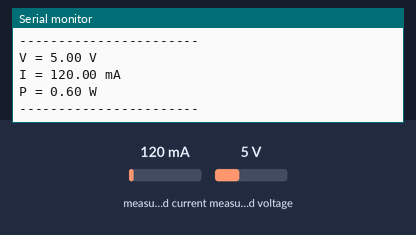
This sketch was run on a simulated Arduino Uno, built with avr-gcc and run on an emulated ATmega328P. Shown: the last lines printed to the serial monitor. Inputs (shaded band) come from the test bench; at power-on: measured current 120 mA, measured voltage 5 V.

Above: at 1.2 s.
1.3 s: measured current set to 40 mA
At 2.6 s:
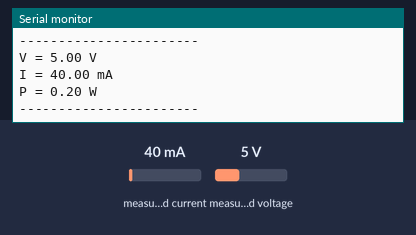
2.8 s: measured voltage set to 0.3 V
At 3.9 s:
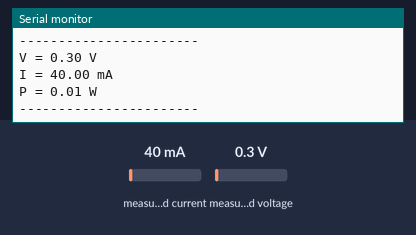
4.3 s: measured current set to 500 mA
At 5.9 s:
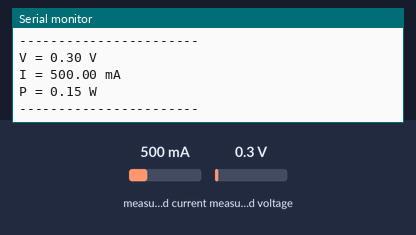
Timing chart, 0 to 7.4 s (numbered marks = the images above; inputs shaded):
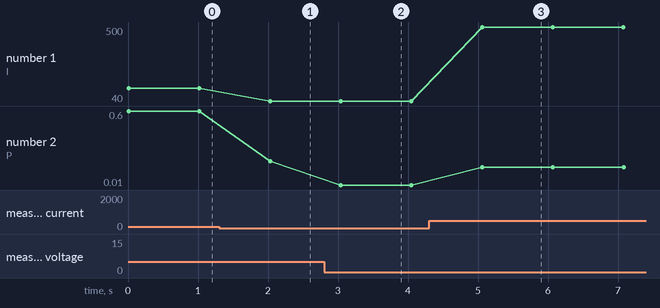

The sketch:

chargerfix.ino
```cpp
#include <Wire.h>
#include <Adafruit_INA219.h>

Adafruit_INA219 ina219;

void setup() {
  Serial.begin(115200);
  if (!ina219.begin()) {
    Serial.println("INA219 not found");
    while (1);
  }

  // Pilih salah satu
  ina219.setCalibration_32V_2A();     // paling umum
  // ina219.setCalibration_16V_400mA();
}

void loop() {
  float busVoltage = ina219.getBusVoltage_V();
  float shuntVoltage = ina219.getShuntVoltage_mV() / 1000.0;
  float current_mA = ina219.getCurrent_mA();
  float power_mW = ina219.getPower_mW();

  Serial.print("V = "); Serial.print(busVoltage); Serial.println(" V");
  Serial.print("I = "); Serial.print(current_mA); Serial.println(" mA");
  Serial.print("P = "); Serial.print(power_mW/1000.0); Serial.println(" W");
  Serial.println("-----------------------");

  delay(1000);
}
```

Measured:
- after the input at 1.3 s, the serial monitor: prints a new line after 0.73 s (image 1)
- after the input at 2.8 s, the serial monitor: prints a new line after 0.24 s (image 2)
- after the input at 4.3 s, the serial monitor: prints a new line after 0.76 s (image 3)
- plotted number 1: 120 → 40 after the input at 1.3 s, 40 → 500 after the input at 4.3 s
- plotted number 2: 0.6 → 0.2 after the input at 1.3 s, 0.2 → 0.01 after the input at 2.8 s, 0.01 → 0.15 after the input at 4.3 s
